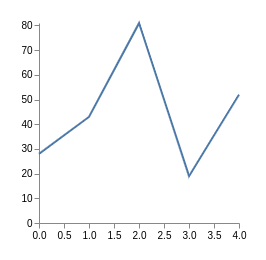

Source code (Julia):
using EasyVega

# create a Data element with dummy numbers
dat = Data(
    values = [
        (x= 0, y= 28), 
        (x= 1, y= 43), 
        (x= 2, y= 81), 
        (x= 3, y= 19), 
        (x= 4, y= 52), 
      ]
)

# create the horizontal scale, mapping the width of the plotting area to
#  the extent of the 'x' field values in Data element 'dat'
xscale = LinearScale(range="width",  domain=dat.x)
# same for the vertical scale
yscale = LinearScale(range="height", domain=dat.y)

# create the mark, of type 'line', mapping the x of the mark to 
#  the scaled field 'x' of data and the y to the scaled 'y' field of data
lmark = LineMark(
    encode_enter=(
        x= xscale(dat.x),
        y= yscale(dat.y),
    ),
)

# wrap up everything and render with the VG() function
VG(
    width=300, height=200, background="white",
    # add axes at the bottom and left side of the graph
    axes = [ xscale(orient="bottom"), yscale(orient="left") ], 
    # specify the mark to show 
    marks= [ lmark ] 
)
